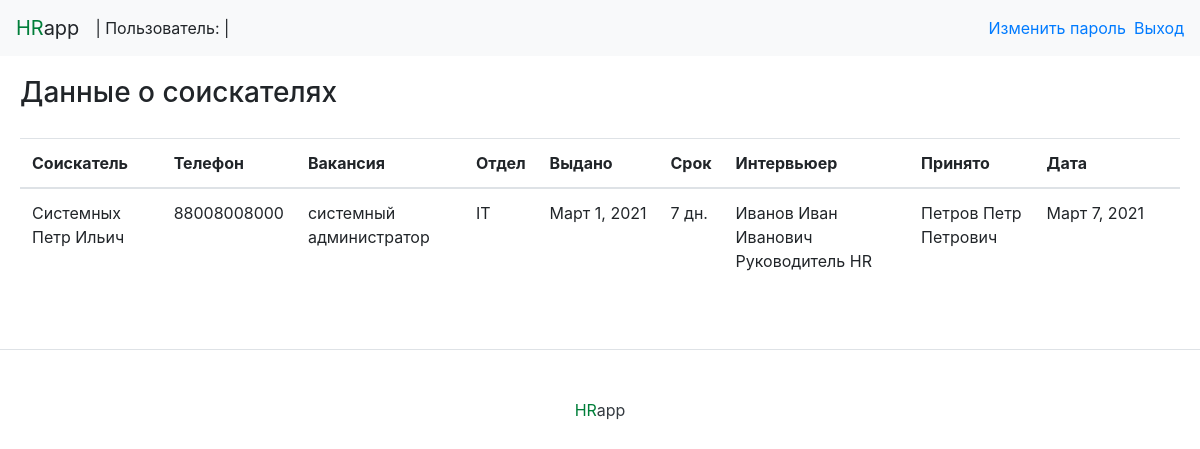
The page / (signed in) on the database as committed earlier.
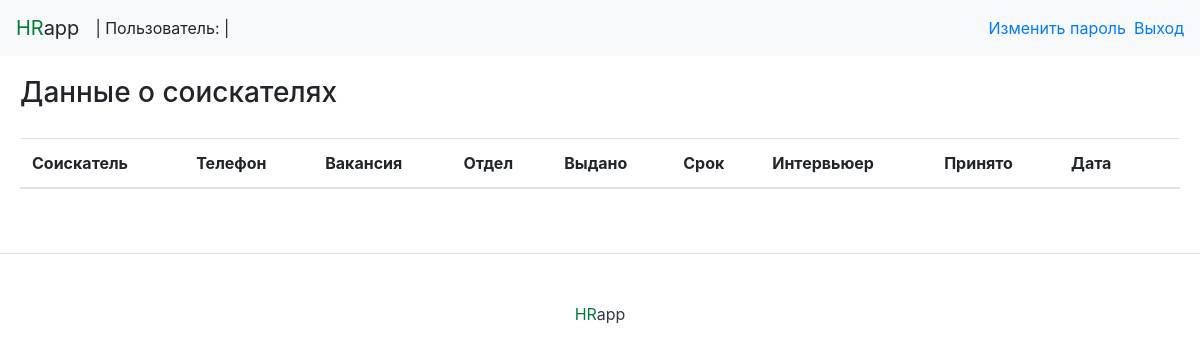
The same page on the database as committed later.
### application/models.py (models this page shows)
class Record(models.Model):
    applicant_name = models.TextField(verbose_name='ФИО соискателя', blank=False, max_length=100)
    phone_number = models.TextField(verbose_name='Телефон соискателя', blank=False, max_length=11)
    position = models.TextField(verbose_name='Вакансия', blank=False, max_length=30)
    department = models.ForeignKey(Department, verbose_name='Наименование отдела', on_delete=models.PROTECT, related_name='applicant_department', blank=False)
    interview_date = models.DateField(
        verbose_name='дата выдачи тестового задания',
        help_text='Пожалуйста, используйте поддерживаемый формат: ДД-ММ-ГГГГ.'
    )
    time_to_complete = models.PositiveIntegerField(verbose_name='Время на выполнение задания')
    department_hr = models.ForeignKey(Department, verbose_name='Название отдела, проводившего собеседование', on_delete=models.PROTECT, related_name='hr_department', blank=False,)
    name_hr = models.ForeignKey(Employee, verbose_name='ФИО сотрудника, проводившего собеседование', on_delete=models.PROTECT, blank=False, max_length=100)
    position_hr = models.ForeignKey(EmployeeRole, verbose_name='Должность сотрудника, проводившего собеседование',  on_delete=models.PROTECT, blank=False, max_length=100)
    date_of_get = models.DateField(
        verbose_name='Дата получения результата тестового задания',
        help_text='Пожалуйста, используйте поддерживаемый формат: ДД-ММ-ГГГГ.',
        blank=True,
        null=True)
    head_of_department_name = models.ForeignKey(User, verbose_name='ФИО руководителя подразделения, получившего результат тестового задания', on_delete=models.PROTECT, blank=True, null=True)

class Department(models.Model):
    department_name = models.TextField(verbose_name='наименование отдела', blank=False, max_length=100)
    def __str__(self):
        return self.department_name

class Employee(models.Model):
    employee = models.ForeignKey(User, verbose_name='Сотрудник', on_delete=models.CASCADE, related_name='worker')
    employee_department = models.ForeignKey(Department, verbose_name='Наименование отдела', on_delete= models.PROTECT, related_name='department')
    employee_role = models.ForeignKey(EmployeeRole, verbose_name='Должность сотрудника', on_delete=models.PROTECT, related_name='position')
    def __str__(self):
        return self.employee.get_full_name()

class EmployeeRole(models.Model):
    role = models.TextField(verbose_name='наименование должности', blank=False, max_length=100)
    def __str__(self):
        return self.role

### users/models.py (models this page shows)
class User(AbstractUser):
    USERNAME_FIELD = 'email'
    username = models.CharField(max_length=40, unique=False, default='')
    last_name = models.CharField(
        verbose_name='Фамилия',
        max_length=20,
        blank=True
    )
    first_name = models.CharField(
        verbose_name='Имя',
        max_length=20,
        blank=True
    )
    middle_name = models.CharField(
        verbose_name='Отчество',
        max_length=20,
        blank=True
    )
    email = models.EmailField(
        verbose_name='Адрес электронной\nпочты',
        unique=True,
    )
    REQUIRED_FIELDS = []
    objects = CustomUserManager()
    def get_full_name(self):
        full_name = '%s %s %s' % (self.last_name, self.first_name, self.middle_name)
        return full_name.strip()
    def __str__(self):
        return self.get_full_name()

### application/views.py (the view)
# urls.py: path('', views.index, name='index'),
def index(request):
    records = Record.objects.order_by('-interview_date')
    if not request.user.is_authenticated:
        return render(request, "index.html", {'records': records})
    else:
        redirect('login')
    check_user = Employee.objects.filter(employee=request.user)
    if not check_user:
        return render(request, "index.html", {'records': records})
    user_employee = get_object_or_404(Employee, employee=request.user)
    return render(request, "index.html", {'records': records, 'user_employee': user_employee})

### templates/index.html
{% extends "base.html" %}
{% block content %}
{% if user.is_authenticated %}
{% include 'pages/applications_list_page.html' %}
{% else %}
{% include 'pages/login_page.html' %}
{% endif %}
{% endblock %}

### templates/pages/applications_list_page.html (shortened to what this page needs)
{% load static %}
{% block content %}
<link rel='stylesheet' href='{% static "bootstrap/scss/_tables.scss" %}'>
<div class="page_content">
    <div class="table_header">
        <h3> Данные о соискателях </h3>
    </div>
    <div class="table_content">
        <table class="table">
            <thead>
            <tr>
                <th scope="col">Cоискатель</th>
                <th scope="col">Телефон</th>
                <th scope="col">Вакансия</th>
                <th scope="col">Отдел</th>
                <th scope="col">Выдано</th>
                <th scope="col">Срок</th>
                <th scope="col">Интервьюер</th>
                <th scope="col">Принято</th>
                <th scope="col">Дата</th>
                <th scope="col"></th>
            </tr>
            </thead>
            <tbody>
            {% for record in records %}
            <tr>
                <td>{{record.applicant_name}}</td>
                <td>{{record.phone_number}}</td>
                <td>{{record.position}}</td>
                <td>{{record.department}}</td>
                <td>
                    <span class="inline_text">{{record.interview_date}}</span>
                </td>
                <td>{{record.time_to_complete}} дн.</td>
                <td>{{record.name_hr}} {{record.position_hr}} {{record.department_hr}}</td>
                <td>{{record.head_of_department_name}}</td>
                <td>
                    <span class="inline_text">{{record.date_of_get}}</span>
                </td>
                <td>
                </td>
            </tr>
            {% endfor %}
            </tbody>
        </table>
    </div>
</div>
{% endblock %}

Rows that differ between the two databases and show on the page:
removed Record: applicant_name "Системных Петр Ильич", phone_number "88008008000", position "системный администратор", department "IT", interview_date "Март 1, 2021", time_to_complete "7", name_hr "Иванов Иван Иванович", position_hr "Руководитель", department_hr "HR", head_of_department_name "Петров Петр Петрович", date_of_get "Март 7, 2021"
